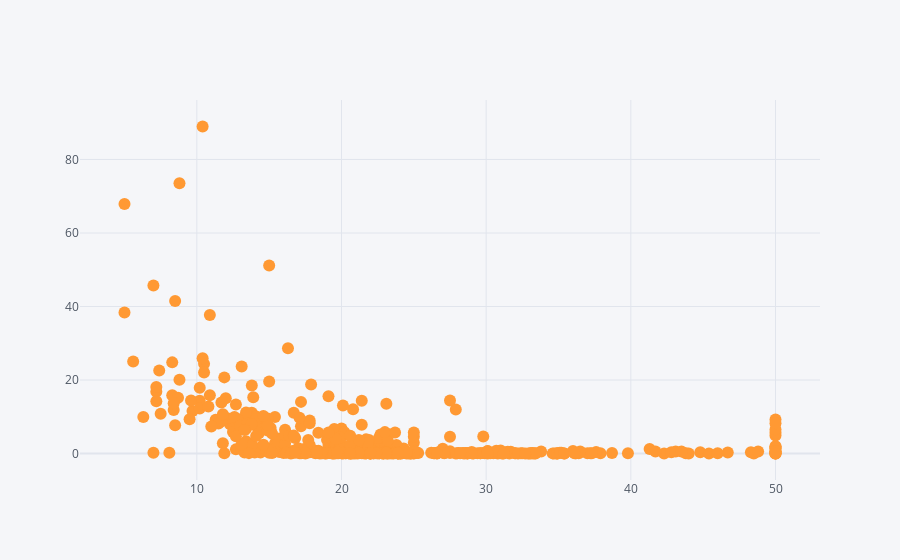

The notebook cell saved with this chart:
### Code cell
data.iplot(x = "MEDV", y = "CRIM",mode = "markers")

### Figure 1 — Plotly figure (JSON) as saved in the notebook; plotly's stock layout.template omitted (floating-point values rounded to 4 significant figures; data arrays with more than 128 entries replaced by an {"elided": "..."} marker saying what was removed)
{"data": [{"line": {"color": "rgba(255, 153, 51, 1.0)", "dash": "solid", "shape": "linear", "width": 1.3}, "marker": {"size": 12, "symbol": "circle"}, "mode": "markers", "name": "CRIM", "text": "", "type": "scatter", "x": {"elided": "506 float values"}, "y": {"elided": "506 float values"}}], "layout": {"legend": {"bgcolor": "#F5F6F9", "font": {"color": "#4D5663"}}, "paper_bgcolor": "#F5F6F9", "plot_bgcolor": "#F5F6F9", "title": {"font": {"color": "#4D5663"}}, "xaxis": {"gridcolor": "#E1E5ED", "showgrid": true, "tickfont": {"color": "#4D5663"}, "title": {"font": {"color": "#4D5663"}, "text": ""}, "zerolinecolor": "#E1E5ED"}, "yaxis": {"gridcolor": "#E1E5ED", "showgrid": true, "tickfont": {"color": "#4D5663"}, "title": {"font": {"color": "#4D5663"}, "text": ""}, "zerolinecolor": "#E1E5ED"}}}
